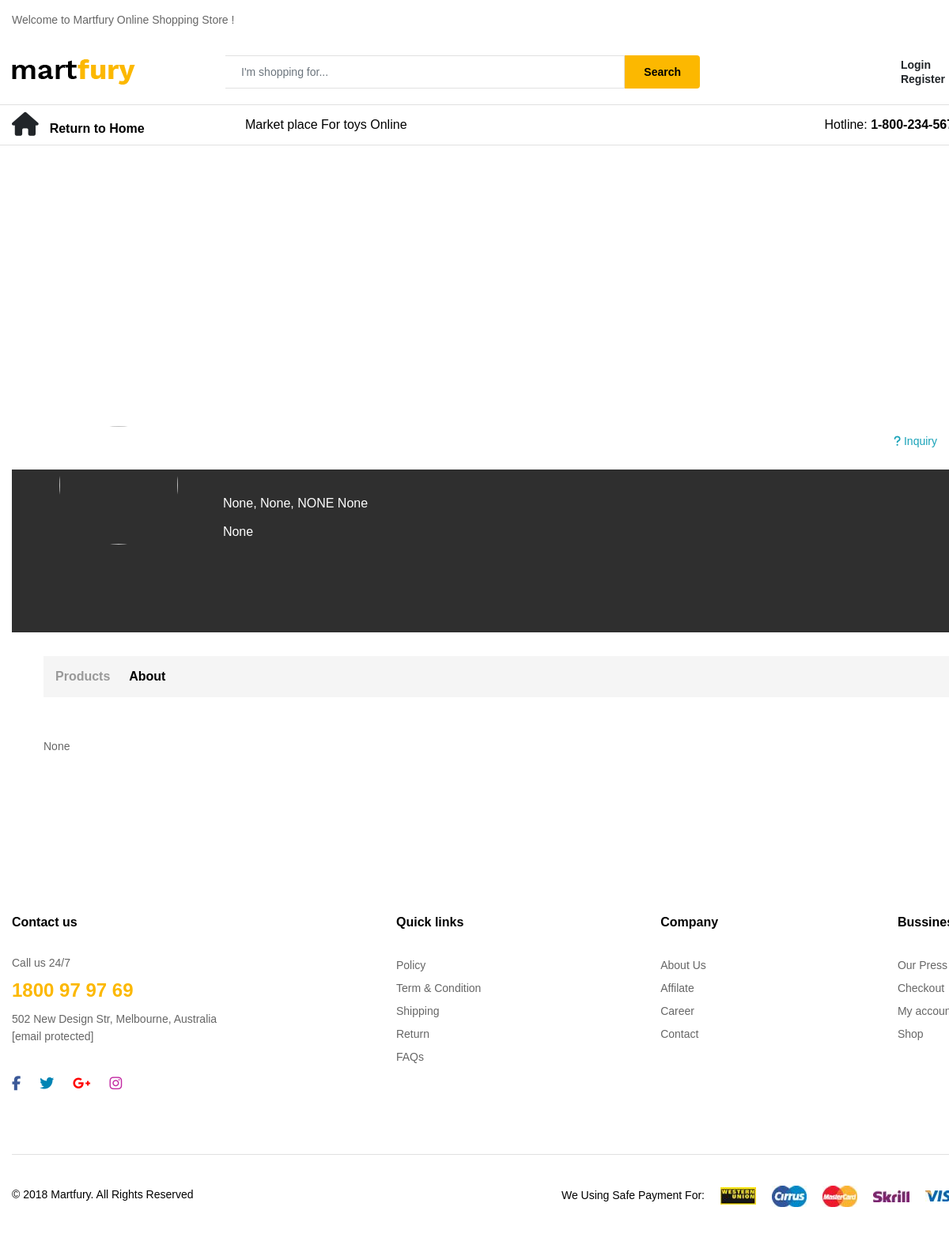
The app's page /vendor_about/2/ with its own data.
### users/models.py (models this page shows, shortened)
class Vendor(models.Model):
    name=models.CharField(max_length=50)
    image = models.ImageField(upload_to="Vendor_Img",null=True,blank=True)
    email = models.EmailField(null=True,blank=True)
    description = RichTextField(null=True,blank=True)
    seller = models.ForeignKey(MyUser,on_delete=models.CASCADE,related_name="seller_vendor")
    street_1 = models.CharField(max_length=200,null=True,blank=True)
    street_2 = models.CharField(max_length=200,null=True,blank=True)
    city = models.CharField(max_length=100,null=True,blank=True)
    country = models.CharField(max_length=100,null=True,blank=True)
    zip = models.CharField(max_length=100,null=True,blank=True)
    phone_number = models.CharField(max_length=100,null=True,blank=True)

### users/views.py (the view)
# urls.py: path("vendor_about/<id>/",store_about,name="store_about"),
def store_about(request,id):
    context = {}
    seller = get_object_or_404(User,id=id)
    store = get_object_or_404(Vendor,seller_id=seller.id)
    products = Product.objects.filter(seller=seller)
    context['store'] = store
    context['products'] = products
    return render(request,"user/user_seller/store_detail_about.html",context)

### accounts/models.py (called while the page is built)
    def get_avatar(self):
        if self.image:
            return self.image.url
        elif self.usertype == 1:
            return "/static/img/man_avatar.png"
        elif self.usertype == 2:
            return "/static/img/woman_avatar.jpg"

### product/context_processors.py (called while the page is built)
def show_cart(request):
	totalitem = 0
	if request.user.is_authenticated:
		totalitem = len(Basket.objects.filter(user=request.user))
		user = request.user
		cart = Basket.objects.filter(user=user)
		amount = 0.0
		shipping_amount = 70.0
		totalamount=0.0
		cart_product = [p for p in Basket.objects.all() if p.user == request.user]
		if cart_product:
			for p in cart_product:
				p.product.tempamount = (p.quantity * p.product.discount)
				p.product.save()
				amount += p.product.tempamount
				totalamount = amount+shipping_amount
			return {'carts':cart, 'amount':amount, 'totalamount':totalamount, 'totalitem':totalitem}
		else:
			return {'totalitem':totalitem}
	else:
		return {'totalitem':totalitem}

### templates/user/user_seller/store_detail_about.html (shortened to what this page needs)
{% extends 'base.html' %}
{% load static %}
{% block body %}
    <div class="ps-page--single ps-page--vendor">
        <section class="ps-store-list">
            <div class="container">
                <aside class="ps-block--store-banner">
                    <div class="ps-block__content bg--cover" data-background="{% static 'img/vendor/store/default_banner.jpg' %}">
                        <h3>{{store.name}}</h3><a class="ps-block__inquiry" href="#"><i class="fa fa-question"></i> Inquiry</a>
                    </div>
                    <div class="ps-block__user">
                        <div class="ps-block__user-avatar"><img style="object-fit:cover;" src="{{store.seller.get_avatar}}" alt="">
                        </div>
                        <div class="ps-block__user-content">
                            <p><i class="icon-map-marker"></i> {{store.street_1}}, {{store.street_2}}, {{store.city|upper}} {{store.country}}</p>
                            <p><i class="icon-envelope"></i> <a href="#">{{store.email}}</a></p>
                        </div>
                    </div>
                </aside>
                <div class="ps-section__wrapper">
                    <div class="ps-section__right">
                        <nav class="ps-store-link">
                            <ul>
                                <li><a href="{% url 'user:store_view' request.user.id %}">Products</a></li>
                                <li class="active"><a href="#">About</a></li>
                            </ul>
                        </nav>
                        <div class="ps-document">
                            <p>{{store.description|safe}}</p>
                        </div>
                    </div>
                </div>
            </div>
        </section>
    </div>
    {% endblock body %}

### records on screen
Vendor: street_1 "None", street_2 "None", city "NONE", country "None", email "None", description "None"
